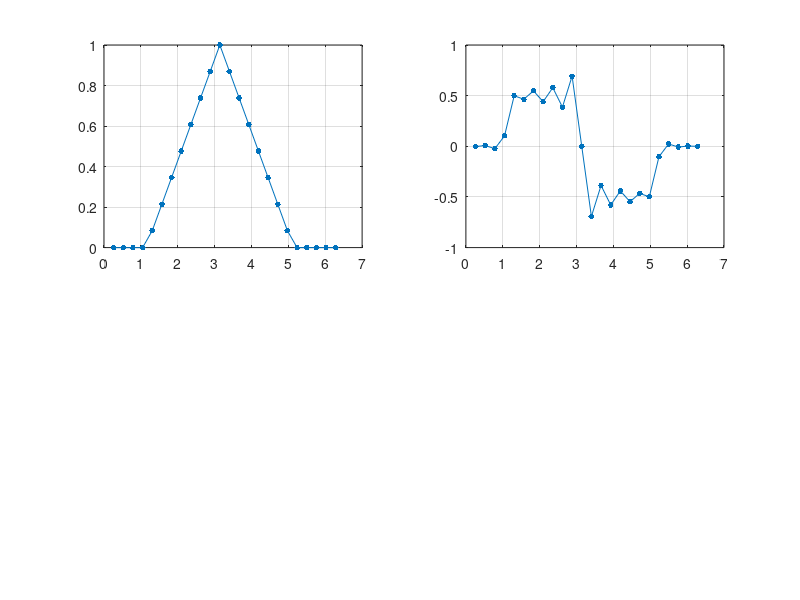

This figure's MATLAB source:
% p5.m - repetition of p4.m via FFT
%        For complex v, delete "real" commands.

% Differentiation of a hat function:
  N = 24; h = 2*pi/N; x = h*(1:N)';
  v = max(0,1-abs(x-pi)/2); v_hat = fft(v);
  w_hat = 1i*[0:N/2-1 0 -N/2+1:-1]' .* v_hat;
  w = real(ifft(w_hat)); clf
  subplot(2,2,1), plot(x,v,'.-','markersize',13)
%  axis([0 2*pi -.5 1.5]), 
grid on, %title('function')
  subplot(2,2,2), plot(x,w,'.-','markersize',13)
  %axis([0 2*pi -1 1]), 
grid on, %title('spectral derivative')

return
% Differentiation of exp(sin(x)):
  v = exp(cos(x))-sin(x).^2; vprime = cos(x).*v;
  v_hat = fft(v);
  w_hat = 1i*[0:N/2-1 0 -N/2+1:-1]' .* v_hat;
  w = real(ifft(w_hat));
  subplot(2,2,3), plot(x,v,'.-','markersize',13)
  %axis([0 2*pi 0 3]), 
grid on
  subplot(2,2,4), plot(x,w,'.-','markersize',13)
  %axis([0 2*pi -2 2]), 
grid on
  error = norm(w-vprime,inf);
  %text(2.2,1.4,['max error = ' num2str(error)])
